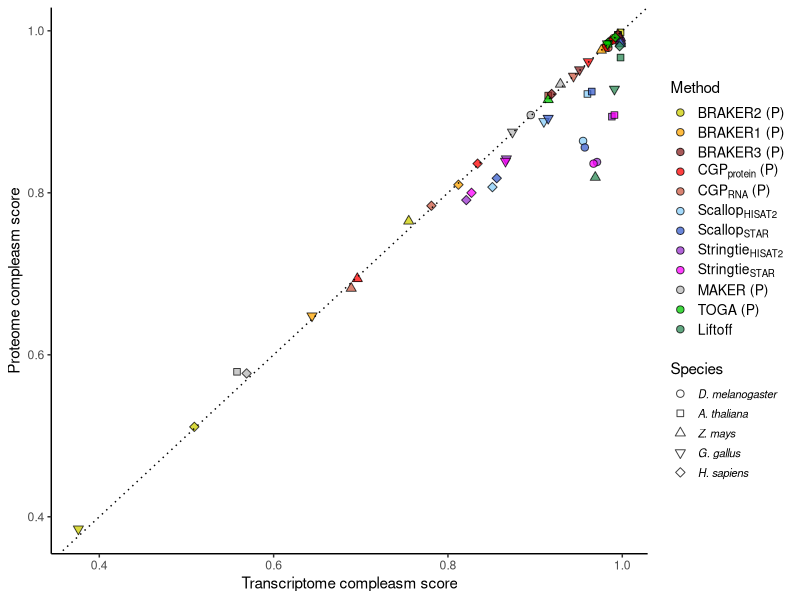
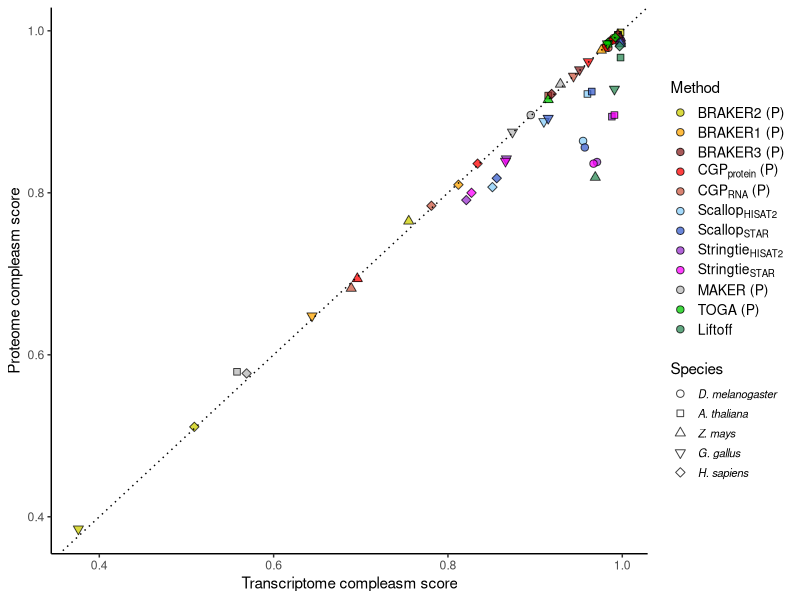

These figures' R source, in order:
## ---- chunk 1
currentdir=getwd()
setwd(currentdir)
library(tidyverse)
## ---- chunk 2
annotations <-read_csv("../../data/Table_S3.csv")
annotations <- annotations %>% filter(!method %in% c("BrkProt-unfilt","BrkProt-fullsupport","BrkRNA-unfilt",
                                                     "BrkRNA-fullsupport","CGPdenovo","TSEBRA","MakerNoRnaNoEvm",
                                                     "MakerRnaEvm","MakerNoRnaEvm")) 

methodlabels<-c("BRAKER2 (P)","BRAKER1 (P)","BRAKER3 (P)",expression(paste(CGP[protein]," (P)")),expression(paste(CGP[RNA]," (P)")),expression(Scallop[HISAT2]),expression(Scallop[STAR]),expression(Stringtie[HISAT2]),expression(Stringtie[STAR]),"MAKER (P)","TOGA (P)","Liftoff")

annotations$method <- factor(annotations$method,levels=c("BrkProt","BrkRNA","Braker3","CGPprotein","CGPrnaseq",
                                           "ScalHisat","ScalStar","StrHisat","StrStar","MakerRnaNoEvm","TOGA","liftoff"))

annotations <- annotations %>% mutate(species = str_replace(species, "dmelanogaster", "D. melanogaster")) %>%
     mutate(species = str_replace(species, "dpseudoobscura", "D. pseudoobscura")) %>%  
     mutate(species = str_replace(species, "dyakuba", "D. yakuba")) %>%
     mutate(species = str_replace(species, "alyrata", "A. lyrata")) %>%
     mutate(species = str_replace(species, "athaliana", "A. thaliana")) %>%
     mutate(species = str_replace(species, "boleracea", "B. oleracea")) %>%
     mutate(species = str_replace(species, "crubella", "C. rubella")) %>%
     mutate(species = str_replace(species, "osativa", "O. sativa")) %>%
     mutate(species = str_replace(species, "sitalica", "S. italica")) %>%
     mutate(species = str_replace(species, "bdistachyon", "B. distachyon")) %>%
     mutate(species = str_replace(species, "zmays", "Z. mays")) %>%
     mutate(species = str_replace(species, "bmori", "B. mori")) %>%
     mutate(species = str_replace(species, "herato", "H. erato")) %>%
     mutate(species = str_replace(species, "dplexippus", "D. plexippus")) %>%
     mutate(species = str_replace(species, "human", "H. sapiens")) %>%
     mutate(species = str_replace(species, "macaque", "M. mulatta")) %>%
     mutate(species = str_replace(species, "dog", "C. familiaris")) %>%
     mutate(species = str_replace(species, "mouse", "M. musculus")) %>%
     mutate(species = str_replace(species, "chicken", "G. gallus")) %>%
     mutate(species = str_replace(species, "quail", "C. japonica")) %>%
     mutate(species = str_replace(species, "mallard", "A. platyrhynchos"))


annotations <- annotations %>% mutate_at(vars(species),factor,levels=c("D. melanogaster",
              "D. yakuba", "D. pseudoobscura","A. thaliana", "A. lyrata","C. rubella","B. oleracea","Z. mays","S. italica","O. sativa",
               "B. distachyon", "G. gallus","C. japonica","A. platyrhynchos","H. sapiens","M. mulatta","M. musculus","C. familiaris","H. erato","D. plexippus","B. mori"))
## ---- chunk 3
refs_plot <- annotations %>% filter(species %in% c("D. melanogaster","H. sapiens","Z. mays","A. thaliana","G. gallus")) %>% 
      ggplot() + 
      geom_point(mapping=aes(x=compleasm_transcriptome,y=compleasm_protein,fill=method,shape=species),color="black",alpha=0.75,size=2.2) +
      scale_fill_manual(labels=methodlabels,values=c("yellow3","orange","brown4", "red","coral3", "lightskyblue", "royalblue3","darkorchid3", "magenta","gray72","green3","seagreen")) + 
     scale_shape_manual(values=c(21,22,24,25,23)) +
    ylab("Proteome compleasm score") +
    xlab("Transcriptome compleasm score") +
    theme_classic() +
    geom_abline(intercept=0,slope=1,lty="dotted",color="black") +
    theme(legend.text.align = 0,legend.spacing.y = unit(0.15, "cm"),legend.key.size= unit(0.5, "cm")) + 
    guides(fill = guide_legend(title = "Method",override.aes = list(shape=21),order=1,label.theme = element_text(angle = 0, size=10,face = "plain"))) +
    guides(shape = guide_legend(title = "Species",order=2,label.theme = element_text(angle = 0, size=8,face = "italic"))) 
    

print(refs_plot)
ggsave(refs_plot,file="Figure6.pdf",width=4.5,height=4.5)
